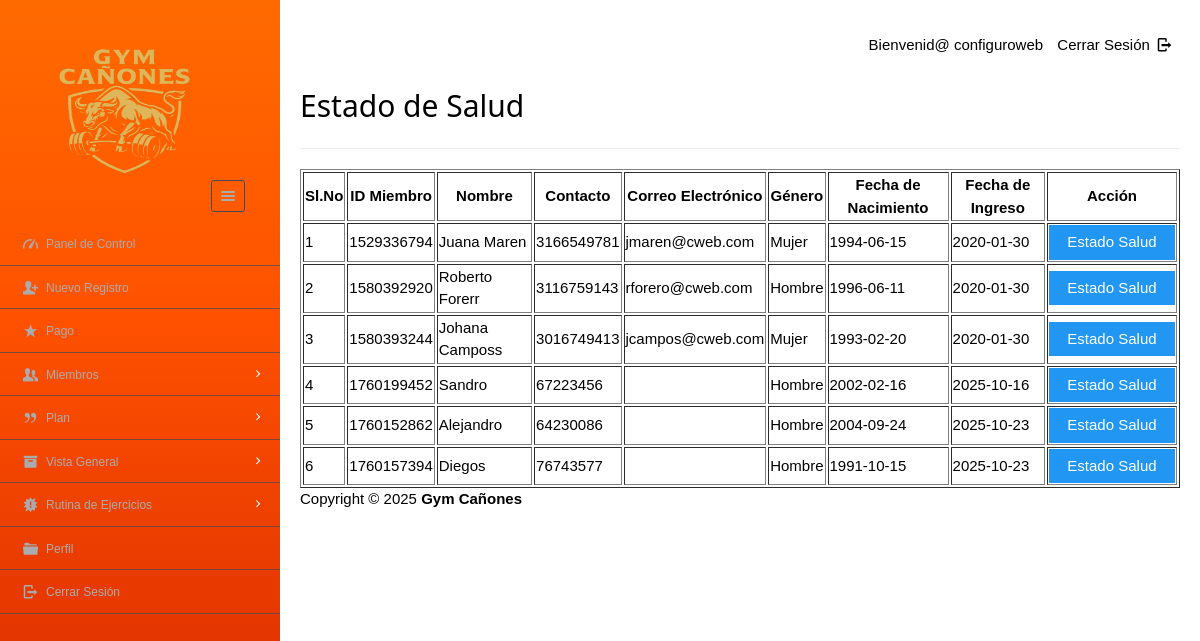
The page /dashboard/admin/new_health_status.php (signed in) on the database its author committed.
### tables this page shows
CREATE TABLE enrolls_to (
  et_id     INT NOT NULL AUTO_INCREMENT,
  pid       VARCHAR(8)  NOT NULL,
  uid       VARCHAR(20) NOT NULL,
  paid_date VARCHAR(15) DEFAULT NULL,
  expire    VARCHAR(15) DEFAULT NULL,
  renewal   VARCHAR(15) DEFAULT NULL,
  PRIMARY KEY (et_id),
  KEY idx_enroll_uid (uid),
  KEY idx_enroll_pid (pid)
);

CREATE TABLE users (
  userid       VARCHAR(20) NOT NULL,
  username     VARCHAR(40) NOT NULL,
  gender       VARCHAR(8)  NOT NULL,
  mobile       VARCHAR(20) NOT NULL,
  email        VARCHAR(100) DEFAULT NULL,
  dob          VARCHAR(10) NOT NULL,
  joining_date VARCHAR(10) NOT NULL,
  PRIMARY KEY (userid),
  UNIQUE KEY email (email)
);

### dashboard/admin/new_health_status.php (the view, shortened to what this page needs)
<?php
require '../../include/db_conn.php';
?>
<!DOCTYPE html>
<html lang="en">
<head>
  <link rel="stylesheet" href="../../css/style.css"  id="style-resource-5">
    <link rel="stylesheet" href="../../css/dashMain.css">
    <link rel="stylesheet" type="text/css" href="../../css/entypo.css">
	<link href="a1style.css" rel="stylesheet" type="text/css">
</head>
     <body class="page-body  page-fade" onload="collapseSidebar()">
    	<div class="page-container sidebar-collapsed" id="navbarcollapse">
		<div class="sidebar-menu">
			<header class="logo-env">
			<div class="logo">
				<a href="main.php">
					<img src="../../images/logo2.png" alt="" width="192" height="80" />
				</a>
			</div>
					<div class="sidebar-collapse" onclick="collapseSidebar()">
				<a href="#" class="sidebar-collapse-icon with-animation">
					<i class="entypo-menu"></i>
				</a>
			</div>
			</header>
    		<?php include('nav.php'); ?>
    	</div>
    		<div class="main-content">
				<div class="row">
					<div class="col-md-6 col-sm-8 clearfix">
					</div>
					<div class="col-md-6 col-sm-4 clearfix hidden-xs">
						<ul class="list-inline links-list pull-right">
							<li>Bienvenid@ <?php echo $_SESSION['full_name']; ?>
							</li>
							<li>
								<a href="logout.php">
									Cerrar Sesión <i class="entypo-logout right"></i>
								</a>
							</li>
						</ul>
					</div>
				</div>
		<h2>Estado de Salud</h2>
		<hr />
		<table class="table table-bordered datatable" id="table-1" border=1>
			<thead>
				<tr><h2>
					<th>Sl.No</th>
					<th>ID Miembro</th>
					<th>Nombre</th>
					<th>Contacto</th>
					<th>Correo Electrónico</th>
					<th>Género</th>
					<th>Fecha de Nacimiento</th>
					<th>Fecha de Ingreso</th>
					<th>Acción</th></h2>
				</tr>
			</thead>
				<tbody>
						<?php
							$query  = "select * from users ORDER BY joining_date";
							$result = mysqli_query($con, $query);
							$sno    = 1;
							if (mysqli_affected_rows($con) != 0) {
							    while ($row = mysqli_fetch_array($result, MYSQLI_ASSOC)) {
							        $uid   = $row['userid'];
							        $query1  = "select * from enrolls_to WHERE uid='$uid' AND renewal='yes'";
							        $result1 = mysqli_query($con, $query1);
							        if (mysqli_affected_rows($con) == 1) {
							            while ($row1 = mysqli_fetch_array($result1, MYSQLI_ASSOC)) {
							                echo "<tr><td>".$sno."</td>";
							                echo "<td>" . $row['userid'] . "</td>";
							                echo "<td>" . $row['username'] . "</td>";
							                echo "<td>" . $row['mobile'] . "</td>";
							                echo "<td>" . $row['email'] . "</td>";
							                echo "<td>" . $row['gender'] . "</td>";
							                echo "<td>" . $row['dob'] . "</td>";
							                echo "<td>" . $row['joining_date'] ."</td>";
							                $uname=$row['username'];
							       			$udob=$row['dob'];
							        		$ujoing=$row['joining_date'];
							        		$ugender=$row['gender'];
							                $sno++;
							                echo "<td><form action='health_status_entry.php' method='post'><input type='hidden' name='uid' value='" . $uid . "'/>
							                <input type='hidden' name='uname' value='" . $uname . "'/>
							                <input type='hidden' name='udob' value='" . $udob . "'/>
							                <input type='hidden' name='ujoin' value='" . $ujoing . "'/>
							                <input type='hidden' name='ugender' value='" . $ugender . "'/><input type='submit' class='a1-btn a1-blue' id='button1' value='Estado Salud' class='btn btn-info'/></form></td></tr>";
							            }
							        }
							    }
							}
						?>
					</tbody>
				</table>
			<?php include('footer.php'); ?>
    	</div>
    </body>
</html>

### css/style.css (style rules this page uses)
html { font-size: 62.5%; font-family: sans-serif; }
div { display: block; }
body { font-family: "Noto Sans", sans-serif, "Helvetica Neue", Helvetica, Arial, sans-serif; font-size: 12px; line-height: 1.428571429; display: block; margin: 0; }
*, *:before, *:after { box-sizing: border-box; }
a { text-decoration: none; background: transparent; }
img { vertical-align: middle; }
img { border: 0; }
.logo img { width: 220px; height: 200px; }
input, button, select, textarea { font-family: inherit; font-size: inherit; line-height: inherit; }
button, input { line-height: normal; }
button, input, select, textarea { font-family: inherit; font-size: 100%; margin: 0; }
input { background-color: white; cursor: text; padding: 1px; border-width: 2px; border-style: inset; border-color: initial; border-image: initial; }
input, textarea, select, button { text-rendering: auto; color: initial; letter-spacing: normal; word-spacing: normal; text-transform: none; text-indent: 0px; text-shadow: none; display: inline-block; text-align: start; margin: 0em; font: 400 13.3333px Arial; }
button, html input[type="button"], input[type="reset"], input[type="submit"] { cursor: pointer; }
a { color: #373e4a; text-decoration: none; }
a { background: transparent; }
a { color: #373e4a; }
.page-container { position: relative; padding-left: 280px; }
.page-container .sidebar-menu { position: absolute; width: 280px; top: 0; left: 0; bottom: 0; background:#ff6a00; background:-webkit-linear-gradient(180deg,#ff6a00 0%,#ff5100 40%,#d62800 100%); background:linear-gradient(180deg,#ff6a00 0%,#ff5100 40%,#d62800 100%); color: #aaabae; z-index: 1; min-height: 796px; box-sizing: border-box; }
.page-container .sidebar-menu .logo-env { width: 100%; padding: 35px; padding-bottom: 10px; box-sizing: border-box; }
.page-container .sidebar-menu .logo-env:before, .page-container .sidebar-menu .logo-env:after { content: " "; display: table; }
.page-container .sidebar-menu .logo-env > div { display: block; vertical-align: middle; white-space: nowrap; float: left; }
.page-container .sidebar-menu .logo-env > div > a { display: inline-block; color: #aaabae; }
.page-container .sidebar-menu .logo-env > div.sidebar-collapse, .page-container .sidebar-menu .logo-env > div.sidebar-mobile-menu { position: relative; float: right; }
.page-container .sidebar-menu .logo-env > div.sidebar-collapse a, .page-container .sidebar-menu .logo-env > div.sidebar-mobile-menu a { display: inline-block; border: 1px solid #454a54; text-align: center; padding: 0; line-height: 1; font-size: 20px; font-weight: 300; padding: 5px 2px; background-clip: padding-box; border-radius: 3px; transition: all 200ms ease-in-out; }
.page-container .sidebar-menu .logo-env .logo img { width: 180px; height: 150px; }
.page-container .sidebar-menu .logo-env:after { clear: both; }
ul, ol { margin-top: 0; margin-bottom: 8.5px; }
ul, menu, dir { display: block; list-style-type: disc; }
li { display: list-item; }
i, cite, em, var, address, dfn { font-style: italic; }

### css/entypo.css (style rules this page uses)
[class^="entypo-"]:before, [class*=" entypo-"]:before { font-family: "entypo"; font-style: normal; font-weight: normal; speak: none; display: inline-block; text-decoration: inherit; width: 1em; margin-right: .2em; text-align: center; font-variant: normal; text-transform: none; line-height: 1em; margin-left: .2em; }
.entypo-menu:before { content: '\e811'; }
.entypo-logout:before { content: '\e85d'; }

### dashboard/admin/new_health_status.php (style rules this page uses)
#button1 { width:126px; }

### rows shown on the page
enrolls_to: uid.userid "1529336794", uid.username "Juana Maren", uid.mobile "3166549781", uid.email "jmaren@cweb.com", uid.gender "Mujer", uid.dob "1994-06-15", uid.joining_date "2020-01-30"
enrolls_to: uid.userid "1580392920", uid.username "Roberto Forerr", uid.mobile "3116759143", uid.email "rforero@cweb.com", uid.gender "Hombre", uid.dob "1996-06-11", uid.joining_date "2020-01-30"
enrolls_to: uid.userid "1580393244", uid.username "Johana Camposs", uid.mobile "3016749413", uid.email "jcampos@cweb.com", uid.gender "Mujer", uid.dob "1993-02-20", uid.joining_date "2020-01-30"
enrolls_to: uid.userid "1760199452", uid.username "Sandro", uid.mobile "67223456", uid.gender "Hombre", uid.dob "2002-02-16", uid.joining_date "2025-10-16"
enrolls_to: uid.userid "1760152862", uid.username "Alejandro", uid.mobile "64230086", uid.gender "Hombre", uid.dob "2004-09-24", uid.joining_date "2025-10-23"
enrolls_to: uid.userid "1760157394", uid.username "Diegos", uid.mobile "76743577", uid.gender "Hombre", uid.dob "1991-10-15", uid.joining_date "2025-10-23"

### other values the page prints
$_SESSION['full_name'] "configuroweb"
